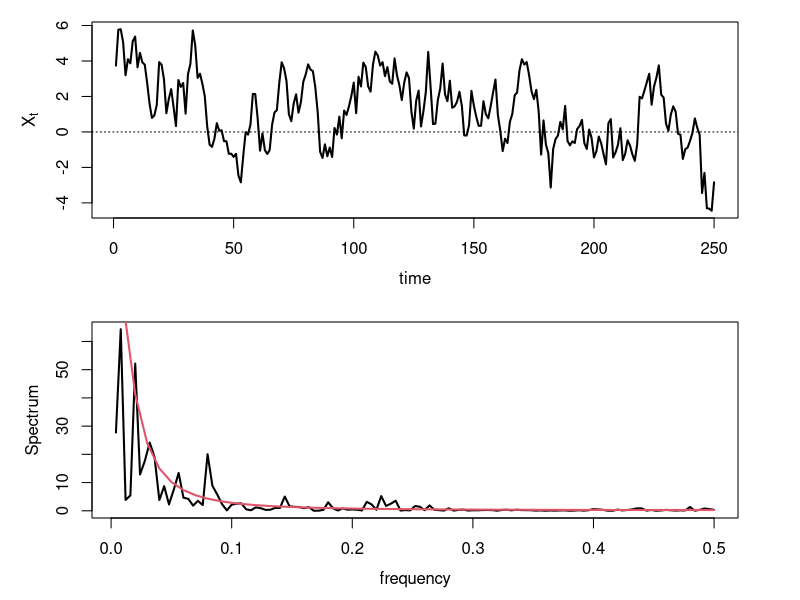
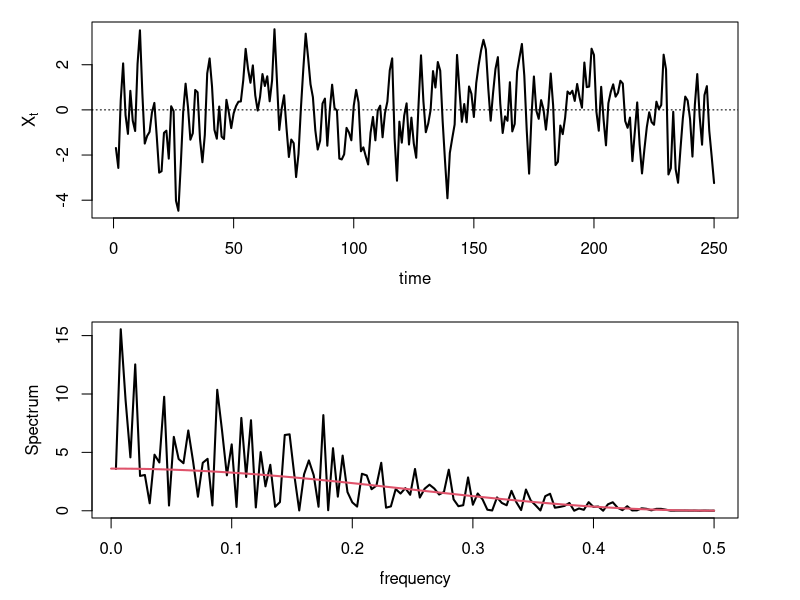

The R script that drew these images, in order:
# ------------------------------------------------------------------------------
# Book:         SFE
# ------------------------------------------------------------------------------
# Quantlet:     SFESpec2
# ------------------------------------------------------------------------------
# Description:  SFESpec2 computes the spectrum (frequency domain representation)
#               of AR(1) and MA(1) processes with positive or negative
#               coefficients
# ------------------------------------------------------------------------------
# Usage:        -
# ------------------------------------------------------------------------------
# Inputs:       none
# ------------------------------------------------------------------------------
# Output:       Spectrum of AR(1) and MA(1) processes
# ------------------------------------------------------------------------------
# Example:      -
# ------------------------------------------------------------------------------
# Author:       Franziska Schulz, Elisabeth Bommes, Caroline Kleist
# ------------------------------------------------------------------------------
#

par(mfrow=c(2,1), mar=c(4,4.5,1,3)+0.1, mgp=c(2.5,1,0))

Fr     = 0:50/100
n      = 250 
phi1   = 0.9 # parameter of AR(1); for negative coefficients change to -0.9
theta1 = 0.9 # parameter of MA(1); for negative coefficients change to -0.9
sigma  = 1   # variance of error term


# AR(1)
spec_ar  = sigma/(1 + phi1^2 - ( 2*phi1*cos(2*pi*Fr) ) )
x     = arima.sim(n = n,model = list(ar=phi1), rand.gen=function(n, ...) rnorm(n,0,sigma))

plot(x, type = "l", xlab = "time", ylab = expression(X[t]), lwd=2)
abline(h = 0, lty = "dotted")

spec.pgram(x, log = "no",xlab = "frequency", ylab = "Spectrum", main="", lwd=2, sub="")
lines(Fr,spec_ar,col=2,lwd=2)

# MA(1)
spec_ma  = sigma*(1 + theta1^2 + ( 2*theta1*cos(2*pi*Fr) ) )
x     = arima.sim(n = n,model = list(ma=theta1), rand.gen=function(n, ...) rnorm(n,0,sigma))

plot(x, type = "l", xlab = "time", ylab = expression(X[t]), lwd=2)
abline(h = 0, lty = "dotted")

spec.pgram(x, log = "no",xlab = "frequency", ylab = "Spectrum", main="", lwd=2, sub="")
lines(Fr,spec_ma,col=2,lwd=2)